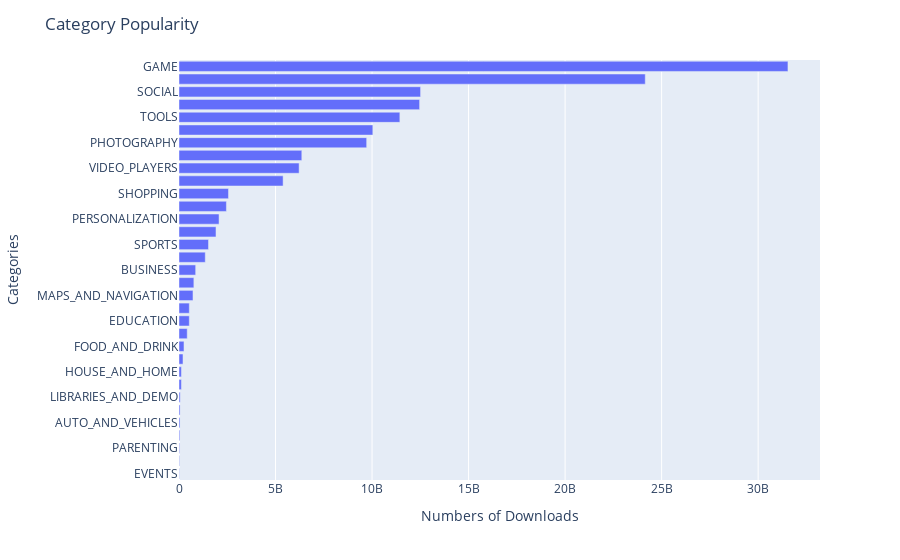

Notebook cell for this chart:
### Code cell
fig_3.update_layout(xaxis_title='Numbers of Downloads', yaxis_title='Categories')

### Figure 1 — Plotly figure (JSON) as saved in the notebook; plotly's stock layout.template omitted (floating-point values rounded to 4 significant figures)
{"data": [{"alignmentgroup": "True", "hovertemplate": "x=%{x}<br>y=%{y}<extra></extra>", "legendgroup": "", "marker": {"color": "#636efa", "pattern": {"shape": ""}}, "name": "", "offsetgroup": "", "orientation": "h", "showlegend": false, "textposition": "auto", "type": "bar", "x": [15949410, 26916200, 31116110, 42162676, 53129800, 56036100, 62083000, 124233100, 125082000, 206522410, 257777750, 426096500, 533852000, 534611120, 724267560, 770249400, 863518120, 1361006220, 1528531465, 1916291655, 2074352930, 2455660000, 2563331540, 5393110650, 6221897200, 6361859300, 9721243130, 10041105490, 11440724500, 12463070180, 12513841475, 24152241530, 31543862717], "xaxis": "x", "y": ["EVENTS", "BEAUTY", "PARENTING", "MEDICAL", "AUTO_AND_VEHICLES", "COMICS", "LIBRARIES_AND_DEMO", "ART_AND_DESIGN", "HOUSE_AND_HOME", "DATING", "FOOD_AND_DRINK", "WEATHER", "EDUCATION", "LIFESTYLE", "MAPS_AND_NAVIGATION", "FINANCE", "BUSINESS", "HEALTH_AND_FITNESS", "SPORTS", "BOOKS_AND_REFERENCE", "PERSONALIZATION", "ENTERTAINMENT", "SHOPPING", "NEWS_AND_MAGAZINES", "VIDEO_PLAYERS", "TRAVEL_AND_LOCAL", "PHOTOGRAPHY", "FAMILY", "TOOLS", "PRODUCTIVITY", "SOCIAL", "COMMUNICATION", "GAME"], "yaxis": "y"}], "layout": {"barmode": "relative", "legend": {"tracegroupgap": 0}, "margin": {"t": 60}, "title": {"text": "Category Popularity"}, "xaxis": {"anchor": "y", "domain": [0, 1], "title": {"text": "Numbers of Downloads"}}, "yaxis": {"anchor": "x", "domain": [0, 1], "title": {"text": "Categories"}}}}
